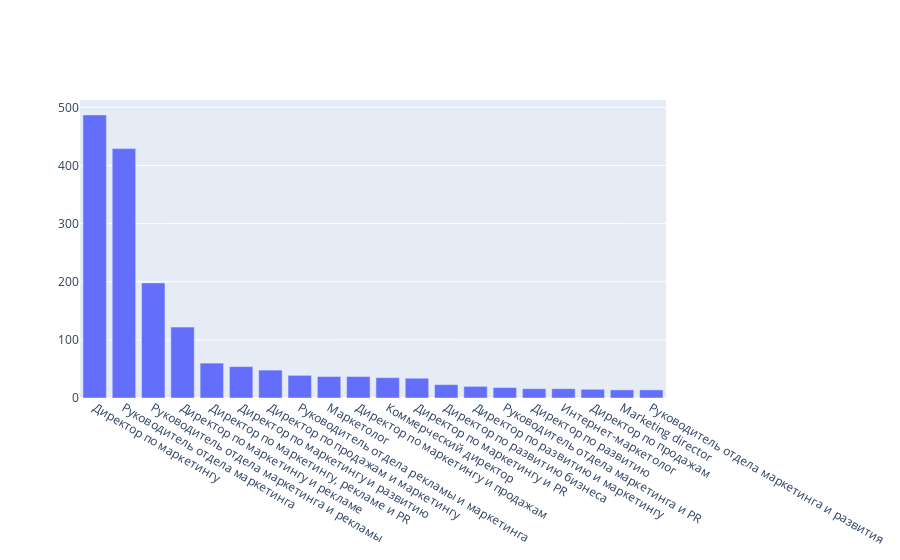

The code cell stored with this chart in its notebook:
### Code cell
resume_data.sample()
df = resume_data.groupby(resume_data["title"]).agg({"title": "count"})
df.columns = ["count"]
df = df.sort_values(by="count", ascending=False).reset_index()
print(f"Число уникальных заголовков в resume_data: {len(df)}")
df = df[:20]
fig = go.Figure()
fig.add_trace(go.Bar(x=df["title"], y=df["count"]))
fig.show()

### Figure 1 — Plotly figure (JSON) as saved in the notebook; plotly's stock layout.template omitted (floating-point values rounded to 4 significant figures)
{"data": [{"type": "bar", "x": ["Директор по маркетингу", "Руководитель отдела маркетинга", "Руководитель отдела маркетинга и рекламы", "Директор по маркетингу и рекламе", "Директор по маркетингу, рекламе и PR", "Директор по маркетингу и развитию", "Директор по продажам и маркетингу", "Руководитель отдела рекламы и маркетинга", "Маркетолог", "Директор по маркетингу и продажам", "Коммерческий директор", "Директор по маркетингу и PR", "Директор по развитию бизнеса", "Директор по развитию и маркетингу", "Руководитель отдела маркетинга и PR", "Директор по развитию", "Интернет-маркетолог", "Директор по продажам", "Marketing director", "Руководитель отдела маркетинга и развития"], "y": [487, 429, 198, 122, 60, 54, 48, 39, 37, 37, 35, 34, 23, 20, 18, 16, 16, 15, 14, 14]}], "layout": {}}
